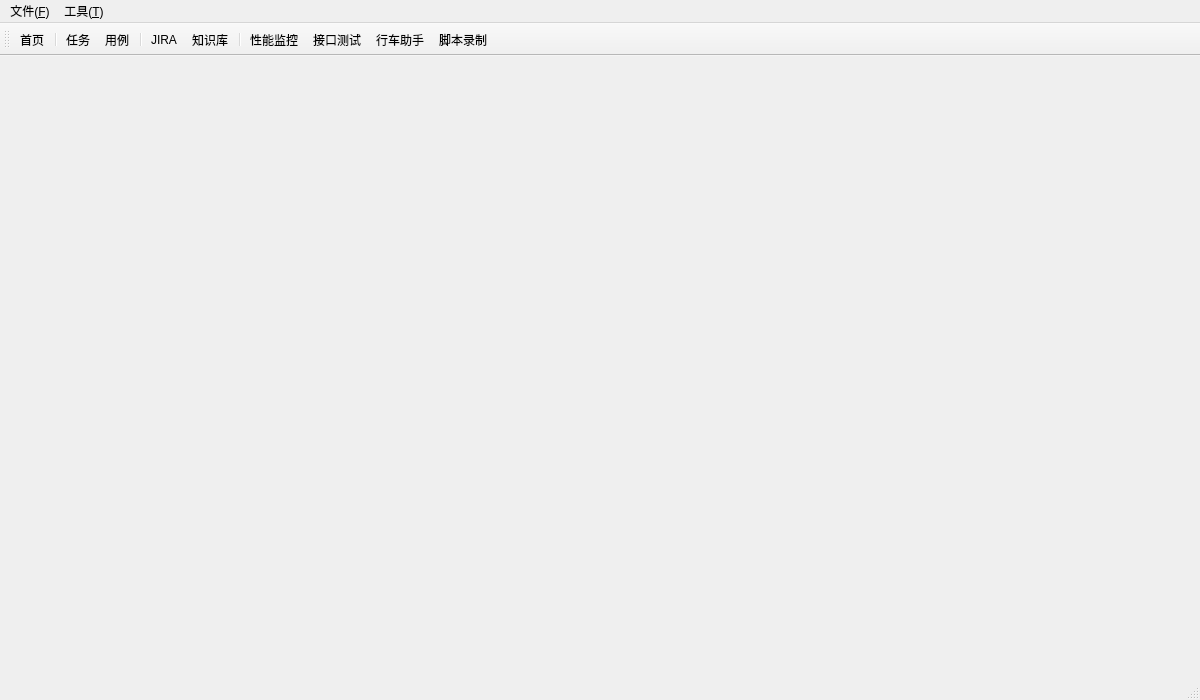
<?xml version="1.0" encoding="UTF-8"?>
<ui version="4.0">
 <class>MainWindow</class>
 <widget class="QMainWindow" name="MainWindow">
  <property name="enabled">
   <bool>true</bool>
  </property>
  <property name="geometry">
   <rect>
    <x>0</x>
    <y>0</y>
    <width>1200</width>
    <height>700</height>
   </rect>
  </property>
  <property name="windowTitle">
   <string>Woodpecker</string>
  </property>
  <property name="windowIcon">
   <iconset resource="../res.qrc">
    <normaloff>:/mainicon/res/wp.ico</normaloff>:/mainicon/res/wp.ico</iconset>
  </property>
  <property name="autoFillBackground">
   <bool>false</bool>
  </property>
  <property name="styleSheet">
   <string notr="true"/>
  </property>
  <widget class="QWidget" name="centralwidget"/>
  <widget class="QMenuBar" name="menubar">
   <property name="geometry">
    <rect>
     <x>0</x>
     <y>0</y>
     <width>1200</width>
     <height>23</height>
    </rect>
   </property>
   <property name="styleSheet">
    <string notr="true"/>
   </property>
   <widget class="QMenu" name="menu_file">
    <property name="styleSheet">
     <string notr="true"/>
    </property>
    <property name="title">
     <string>文件(&amp;F)</string>
    </property>
    <addaction name="menu_login"/>
    <addaction name="separator"/>
    <addaction name="menu_save"/>
    <addaction name="menu_exit"/>
   </widget>
   <widget class="QMenu" name="menu_tools">
    <property name="title">
     <string>工具(&amp;T)</string>
    </property>
    <addaction name="menu_inf"/>
    <addaction name="separator"/>
    <addaction name="menu_settings"/>
   </widget>
   <addaction name="menu_file"/>
   <addaction name="menu_tools"/>
  </widget>
  <widget class="QStatusBar" name="statusbar"/>
  <widget class="QToolBar" name="toolBar">
   <property name="enabled">
    <bool>true</bool>
   </property>
   <property name="windowTitle">
    <string>toolBar</string>
   </property>
   <property name="autoFillBackground">
    <bool>true</bool>
   </property>
   <property name="iconSize">
    <size>
     <width>30</width>
     <height>30</height>
    </size>
   </property>
   <property name="toolButtonStyle">
    <enum>Qt::ToolButtonTextBesideIcon</enum>
   </property>
   <attribute name="toolBarArea">
    <enum>TopToolBarArea</enum>
   </attribute>
   <attribute name="toolBarBreak">
    <bool>false</bool>
   </attribute>
   <addaction name="toolbar_home"/>
   <addaction name="separator"/>
   <addaction name="toolbar_task"/>
   <addaction name="toolbar_case"/>
   <addaction name="separator"/>
   <addaction name="toolbar_jira"/>
   <addaction name="toolbar_knowledge"/>
   <addaction name="separator"/>
   <addaction name="toolbar_monitor"/>
   <addaction name="toolbar_interface"/>
   <addaction name="toolbar_car"/>
   <addaction name="toolbar_script"/>
  </widget>
  <action name="menu_save">
   <property name="text">
    <string>保存</string>
   </property>
  </action>
  <action name="menu_exit">
   <property name="text">
    <string>退出</string>
   </property>
  </action>
  <action name="menu_login">
   <property name="checkable">
    <bool>false</bool>
   </property>
   <property name="text">
    <string>登录到JIRA</string>
   </property>
  </action>
  <action name="toolbar_home">
   <property name="icon">
    <iconset resource="../res.qrc">
     <normaloff>:/toolbars/res/home.png</normaloff>:/toolbars/res/home.png</iconset>
   </property>
   <property name="text">
    <string>首页</string>
   </property>
  </action>
  <action name="toolbar_case">
   <property name="icon">
    <iconset resource="../res.qrc">
     <normaloff>:/toolbars/res/table_sheet.png</normaloff>:/toolbars/res/table_sheet.png</iconset>
   </property>
   <property name="text">
    <string>用例</string>
   </property>
  </action>
  <action name="menu_inf">
   <property name="icon">
    <iconset resource="../res.qrc">
     <normaloff>:/toolbars/res/interface.png</normaloff>:/toolbars/res/interface.png</iconset>
   </property>
   <property name="text">
    <string>接口测试</string>
   </property>
  </action>
  <action name="menu_settings">
   <property name="text">
    <string>设置</string>
   </property>
  </action>
  <action name="toolbar_user">
   <property name="icon">
    <iconset resource="../res.qrc">
     <normaloff>:/toolbars/res/user1s.png</normaloff>:/toolbars/res/user1s.png</iconset>
   </property>
   <property name="text">
    <string>Guest</string>
   </property>
  </action>
  <action name="toolbar_jira">
   <property name="icon">
    <iconset resource="../res.qrc">
     <normaloff>:/toolbars/res/jira.png</normaloff>:/toolbars/res/jira.png</iconset>
   </property>
   <property name="text">
    <string>JIRA</string>
   </property>
  </action>
  <action name="toolbar_task">
   <property name="icon">
    <iconset resource="../res.qrc">
     <normaloff>:/toolbars/res/task.png</normaloff>:/toolbars/res/task.png</iconset>
   </property>
   <property name="text">
    <string>任务</string>
   </property>
  </action>
  <action name="toolbar_knowledge">
   <property name="icon">
    <iconset resource="../res.qrc">
     <normaloff>:/toolbars/res/inbox.png</normaloff>:/toolbars/res/inbox.png</iconset>
   </property>
   <property name="text">
    <string>知识库</string>
   </property>
  </action>
  <action name="toolbar_monitor">
   <property name="icon">
    <iconset resource="../res.qrc">
     <normaloff>:/toolbars/res/system_monitor.png</normaloff>:/toolbars/res/system_monitor.png</iconset>
   </property>
   <property name="text">
    <string>性能监控</string>
   </property>
  </action>
  <action name="toolbar_interface">
   <property name="icon">
    <iconset resource="../res.qrc">
     <normaloff>:/toolbars/res/interface.png</normaloff>:/toolbars/res/interface.png</iconset>
   </property>
   <property name="text">
    <string>接口测试</string>
   </property>
  </action>
  <action name="toolbar_car">
   <property name="icon">
    <iconset resource="../res.qrc">
     <normaloff>:/toolbars/res/life.png</normaloff>:/toolbars/res/life.png</iconset>
   </property>
   <property name="text">
    <string>行车助手</string>
   </property>
  </action>
  <action name="toolbar_script">
   <property name="icon">
    <iconset resource="../res.qrc">
     <normaloff>:/toolbars/res/wand.png</normaloff>:/toolbars/res/wand.png</iconset>
   </property>
   <property name="text">
    <string>脚本录制</string>
   </property>
  </action>
 </widget>
 <resources>
  <include location="../res.qrc"/>
 </resources>
 <connections/>
</ui>
